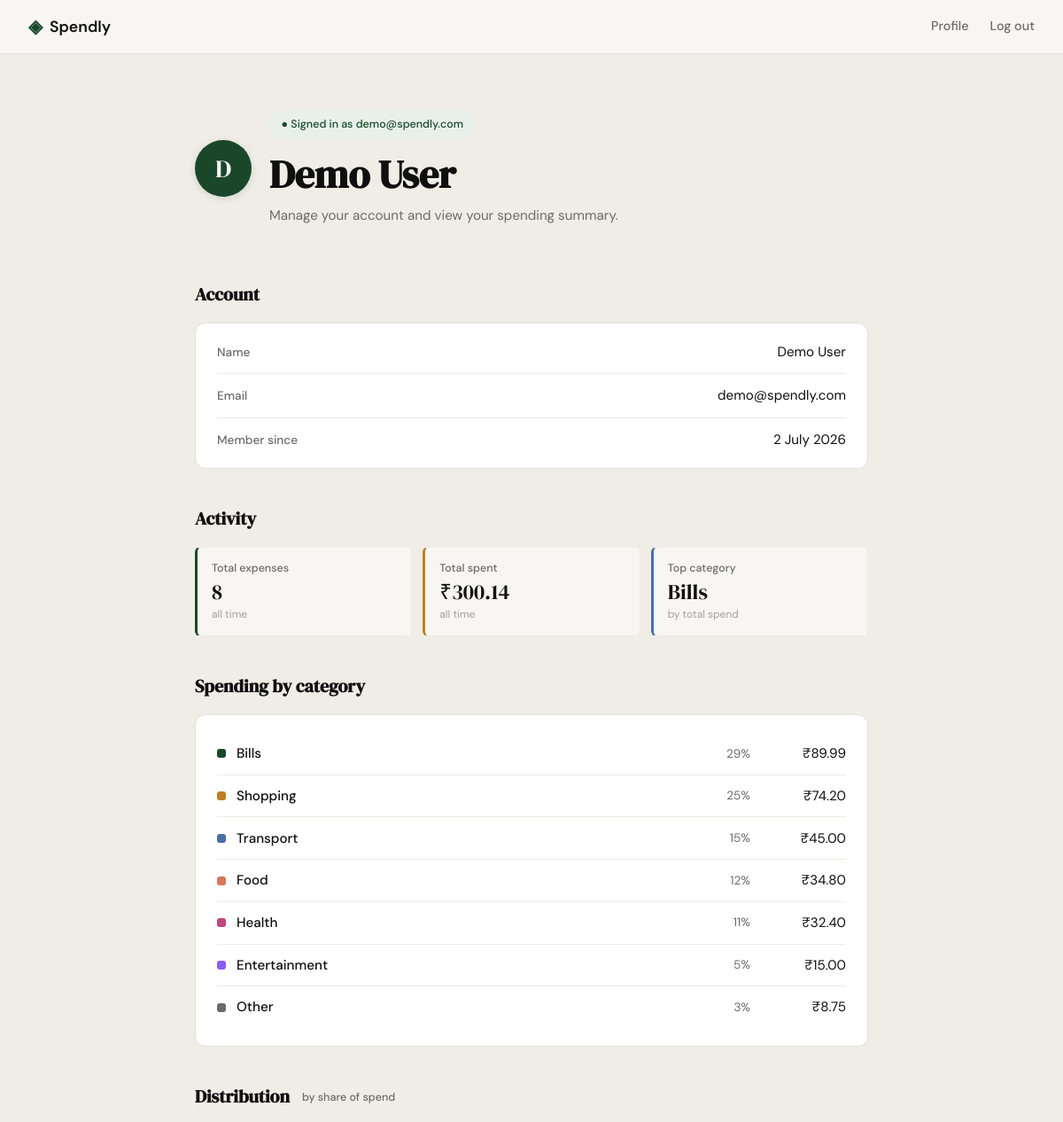
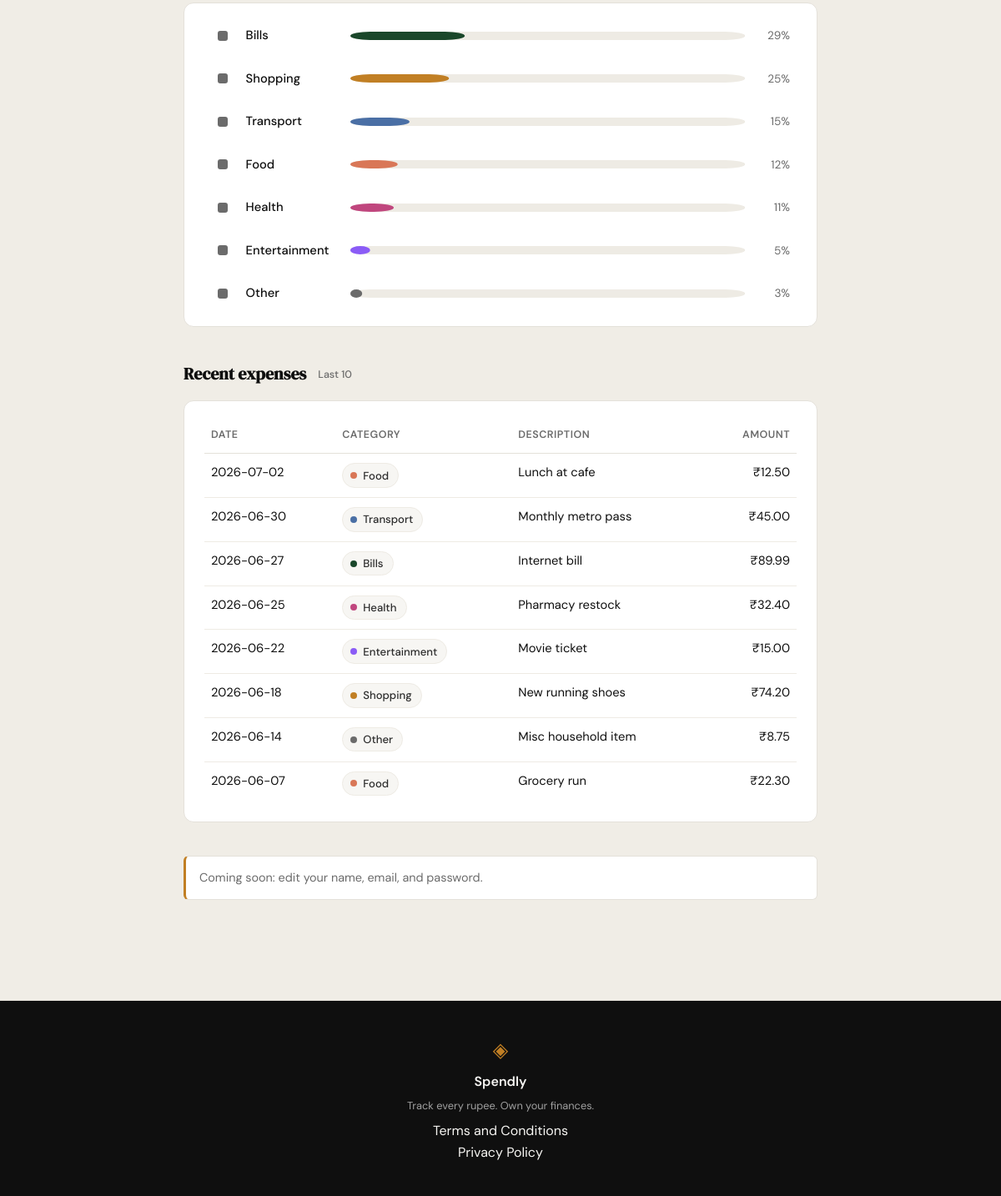
Screenshot of /profile (signed in) with the database file from the repository (2 pictures, top to bottom).
### tables this page shows
CREATE TABLE users (
                id            INTEGER PRIMARY KEY AUTOINCREMENT,
                name          TEXT    NOT NULL,
                email         TEXT    UNIQUE NOT NULL,
                password_hash TEXT    NOT NULL,
                created_at    TEXT    DEFAULT (datetime('now'))
            );

CREATE TABLE expenses (
                id          INTEGER PRIMARY KEY AUTOINCREMENT,
                user_id     INTEGER NOT NULL REFERENCES users(id),
                amount      REAL    NOT NULL,
                category    TEXT    NOT NULL,
                date        TEXT    NOT NULL,
                description TEXT,
                created_at  TEXT    DEFAULT (datetime('now'))
            );

### app.py (the view)
@app.route("/profile")
def profile():
    user_id = session.get("user_id")
    if user_id is None:
        return redirect(url_for("login"))
    conn = get_db()
    try:
        user = get_user_by_id(conn, user_id)
        if user is None:
            session.clear()
            return redirect(url_for("login"))
        stats = get_summary_stats(conn, user_id)
        transactions = get_recent_transactions(conn, user_id)   # limit=10 default
        categories = get_category_breakdown(conn, user_id)
    finally:
        conn.close()
    member_since = (
        datetime.strptime(user["member_since"], "%Y-%m-%d %H:%M:%S")
        .strftime("%d %B %Y")
        .lstrip("0")
    )
    return render_template(
        "profile.html",
        user={"name": user["name"], "email": user["email"]},
        member_since=member_since,
        expense_count=stats["transaction_count"],
        total_spent=stats["total_spent"],
        top_category=stats["top_category"],
        recent_transactions=transactions,
        category_breakdown=categories,
    )

### database/db.py (called while the page is built)
def get_db() -> sqlite3.Connection:
    conn = sqlite3.connect(DB_PATH)
    conn.row_factory = sqlite3.Row
    conn.execute("PRAGMA foreign_keys = ON")
    return conn

### database/queries.py (called while the page is built)
def get_user_by_id(conn: sqlite3.Connection, user_id: int) -> dict[str, Any] | None:
    row = conn.execute(
        "SELECT name, email, created_at FROM users WHERE id = ?",
        (user_id,),
    ).fetchone()
    if row is None:
        return None
    return {
        "name": row["name"],
        "email": row["email"],
        "member_since": row["created_at"],
    }

def get_summary_stats(conn: sqlite3.Connection, user_id: int) -> dict[str, Any]:
    totals = conn.execute(
        "SELECT COUNT(*), COALESCE(SUM(amount), 0) "
        "FROM expenses WHERE user_id = ?",
        (user_id,),
    ).fetchone()
    top = conn.execute(
        "SELECT category, SUM(amount) AS total "
        "FROM expenses WHERE user_id = ? "
        "GROUP BY category "
        "ORDER BY total DESC, category ASC "
        "LIMIT 1",
        (user_id,),
    ).fetchone()
    return {
        "total_spent": float(totals[1]),
        "transaction_count": int(totals[0]),
        "top_category": top["category"] if top is not None else "—",
    }

def get_recent_transactions(
    conn: sqlite3.Connection,
    user_id: int,
    limit: int = 10,
) -> list[dict[str, Any]]:
    rows = conn.execute(
        "SELECT date, description, category, amount "
        "FROM expenses WHERE user_id = ? "
        "ORDER BY date DESC, id DESC LIMIT ?",
        (user_id, limit),
    ).fetchall()
    return [
        {
            "date": r["date"],
            "description": r["description"],
            "category": r["category"],
            "amount": r["amount"],
        }
        for r in rows
    ]

### templates/profile.html (shortened to what this page needs)
{% extends "base.html" %}
{% block content %}
<section class="profile-page">
    <div class="profile-inner">
        <div class="profile-header">
            <div class="profile-avatar" aria-hidden="true">{{ user["name"][0] | upper }}</div>
            <div class="profile-header-text">
                <div class="profile-eyebrow">● Signed in as {{ user["email"] }}</div>
                <h1 class="profile-title">{{ user["name"] }}</h1>
                <p class="profile-subtitle">Manage your account and view your spending summary.</p>
            </div>
        </div>
        <div class="profile-section">
            <h2 class="profile-section-title">Account</h2>
            <div class="profile-card">
                <div class="profile-row">
                    <span class="profile-row-label">Name</span>
                    <span class="profile-row-value">{{ user["name"] }}</span>
                </div>
                <div class="profile-row">
                    <span class="profile-row-label">Email</span>
                    <span class="profile-row-value">{{ user["email"] }}</span>
                </div>
                <div class="profile-row">
                    <span class="profile-row-label">Member since</span>
                    <span class="profile-row-value">{{ member_since }}</span>
                </div>
            </div>
        </div>
        <div class="profile-section">
            <h2 class="profile-section-title">Activity</h2>
            <div class="mock-stats">
                <div class="mock-stat">
                    <span class="mock-stat-label">Total expenses</span>
                    <span class="mock-stat-value">{{ expense_count }}</span>
                    <span class="mock-stat-meta">all time</span>
                </div>
                <div class="mock-stat">
                    <span class="mock-stat-label">Total spent</span>
                    <span class="mock-stat-value">₹{{ "{:,.2f}".format(total_spent) }}</span>
                    <span class="mock-stat-meta">all time</span>
                </div>
                <div class="mock-stat">
                    <span class="mock-stat-label">Top category</span>
                    <span class="mock-stat-value">{{ top_category }}</span>
                    <span class="mock-stat-meta">by total spend</span>
                </div>
            </div>
        </div>
        <div class="profile-section">
            <h2 class="profile-section-title">Spending by category</h2>
            <div class="profile-card">
                {% for row in category_breakdown %}
                <div class="category-row" data-cat="{{ row.name }}">
                    <span class="category-swatch" aria-hidden="true"></span>
                    <span class="category-name">{{ row.name }}</span>
                    <span class="category-pct">{{ row.pct }}%</span>
                    <span class="category-amount">₹{{ "{:,.2f}".format(row.amount) }}</span>
                </div>
                {% endfor %}
            </div>
        </div>
        {% set has_spend = category_breakdown | sum(attribute='pct') > 0 -%}
        {% if has_spend -%}
        <div class="profile-section">
            <h2 class="profile-section-title">
                Distribution
                <span class="profile-section-meta">by share of spend</span>
            </h2>
            <div class="profile-card">
                <div class="category-chart" role="list">
                    {%- for row in category_breakdown -%}
                        {%- if row.pct > 0 %}
                    <div class="chart-row{% if loop.first %} chart-row-top{% endif %}"
                         role="listitem"
                         tabindex="0"
                         data-cat="{{ row.name }}"
                         aria-label="{{ row.name }}: {{ row.pct }} percent, Rs {{ '{:,.2f}'.format(row.amount) }}">
                        <span class="chart-row-swatch" aria-hidden="true"></span>
                        <span class="chart-row-label">{{ row.name }}</span>
                        <svg class="chart-bar" viewBox="0 0 100 10"
                             preserveAspectRatio="none"
                             aria-hidden="true">
                            <rect class="chart-bar-track" x="0" y="0" width="100" height="10" rx="5" />
                            <rect class="chart-bar-fill"
                                  x="0" y="0"
                                  width="{{ row.pct }}" height="10"
                                  rx="5" />
                        </svg>
                        <span class="chart-row-pct">{{ row.pct }}%</span>
                    </div>
                        {%- endif -%}
                    {%- endfor %}
                </div>
            </div>
        </div>
        {%- endif %}
        <div class="profile-section">
            <h2 class="profile-section-title">
                Recent expenses
                <span class="profile-section-meta">Last 10</span>
            </h2>
            <div class="profile-card">
                {% if recent_transactions %}
                <table class="expense-table">
                    <thead>
                        <tr>
                            <th>Date</th>
                            <th>Category</th>
                            <th>Description</th>
                            <th class="amount">Amount</th>
                        </tr>
                    </thead>
                    <tbody>
                        {% for tx in recent_transactions %}
                        <tr>
                            <td>{{ tx.date }}</td>
                            <td>
                                <span class="category-chip" data-cat="{{ tx.category }}">
                                    <span class="category-chip-dot" aria-hidden="true"></span>
                                    {{ tx.category }}
                                </span>
                            </td>
                            <td>
                                {% if tx.description and tx.description.strip() %}
                                    {{ tx.description }}
                                {% else %}
                                    &mdash;
                                {% endif %}
                            </td>
                            <td class="amount">₹{{ "{:,.2f}".format(tx.amount) }}</td>
                        </tr>
                        {% endfor %}
                    </tbody>
                </table>
                {% else %}
                <p class="profile-empty">
                    No expenses yet. Add your first one to start tracking your spending.
                </p>
                {% endif %}
            </div>
        </div>
        <div class="profile-section">
            <p class="profile-note">
                Coming soon: edit your name, email, and password.
            </p>
        </div>
    </div>
</section>
{% endblock %}

### rows the page displays
users: name "D", email "demo@spendly.com", name "Demo User"
expenses: category "Bills", name "Bills", pct "29", amount "89.99", date "2026-06-27", description "Internet bill"
expenses: name "Shopping", pct "25", amount "74.20", date "2026-06-18", category "Shopping", description "New running shoes"
expenses: name "Transport", pct "15", amount "45.00", date "2026-06-30", category "Transport", description "Monthly metro pass"
expenses: name "Health", pct "11", amount "32.40", date "2026-06-25", category "Health", description "Pharmacy restock"
expenses: name "Entertainment", pct "5", amount "15.00", date "2026-06-22", category "Entertainment", description "Movie ticket"
expenses: name "Other", pct "3", amount "8.75", date "2026-06-14", category "Other", description "Misc household item"
expenses: date "2026-07-02", category "Food", description "Lunch at cafe", amount "12.50"
expenses: date "2026-06-07", category "Food", description "Grocery run", amount "22.30"

### other values shown
{{ member_since }} "2 July 2026"
{{ expense_count }} "8"
{{ "{:,.2f}".format(total_spent) }} "300.14"
{{ row.name }} "Food"
{{ row.pct }} "12"
{{ "{:,.2f}".format(row.amount) }} "34.80"
{{ row.name }} "Bills" "Shopping" "Transport" "Food" "Health" "Other"
{{ row.pct }} "29" "25" "15" "12" "11" "3"
